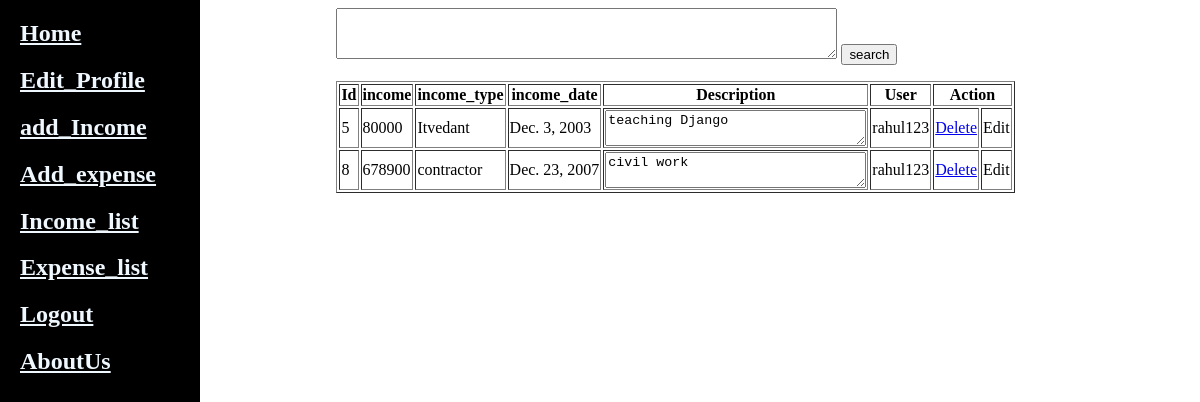
The app's page /income_list (signed in) with its own data.
### income/models.py (models this page shows)
class Income(models.Model):
    income=models.IntegerField()
    income_type=models.CharField(max_length=30)
    income_date=models.DateField()
    description=models.TextField(max_length=300)
    user=models.ForeignKey(User,on_delete=models.CASCADE)
    class Meta:
        db_table='income'

### income/views.py (the view)
# urls.py: path('income_list',v.income_list, name='list'),
def income_list(request):
    uid=request.session.get('uid')
    inclist=Income.objects.filter(user=uid)
    context={'incl':inclist}
    return render(request, 'income_list.html', context)

### income/templates/income_list.html (shortened to what this page needs)
{%extends 'sidebar.html'%}
{%block body%}
<form method="post" action="{%url 'income:income_search'%}">
    <textarea name="srch" id="" cols="60" rows="3"></textarea>
    <input type="submit" value="search">
</form>
<table border="1">
    <tr>
        <th>Id</th>
        <th>income</th>
        <th>income_type</th>
        <th>income_date</th>
        <th>Description</th>
        <th>User</th>
        <th colspan="2">Action</th>
    </tr>
    {%for i in incl%}
    <tr>
        <td>{{i.id}}</td>
        <td>{{i.income}}</td>
        <td>{{i.income_type}}</td>
        <td>{{i.income_date}}</td>
        <td><textarea name="" id="" cols="30">{{i.description}}</textarea></td>
        <td>{{i.user}}</td>
        <td><a href="{%url 'income:delete' i.id%}">Delete</a></td>
        <td><a>Edit</a></td>
    </tr>
    {%endfor%}
</table>
{%endblock%}

### records on screen
Income: id "5", income "80000", income_type "Itvedant", income_date "Dec. 3, 2003", description "teaching Django", user "rahul123"
Income: id "8", income "678900", income_type "contractor", income_date "Dec. 23, 2007", description "civil work", user "rahul123"
